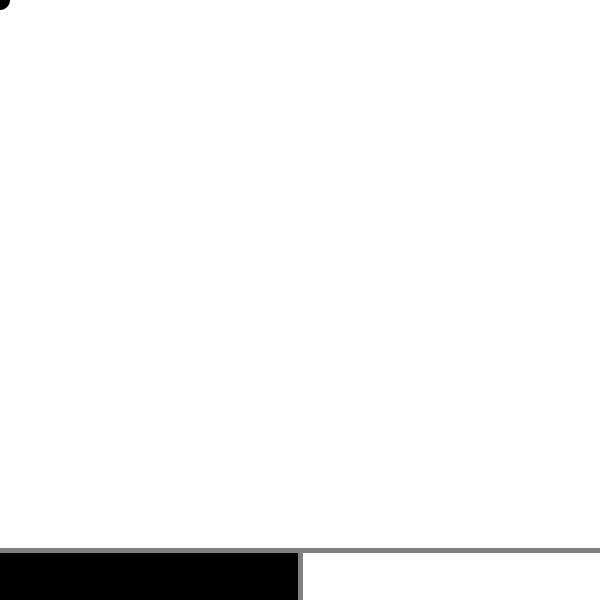
Frame 1 (no input)
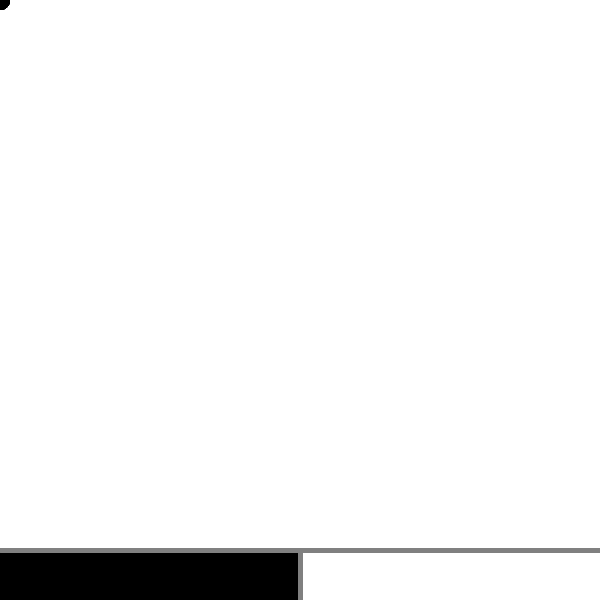
Frame 60 (the mouse pressed at the canvas centre just before this capture)
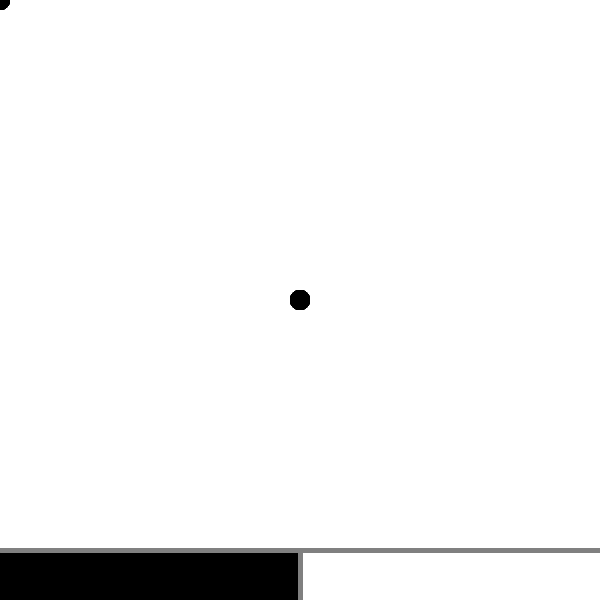
Frame 120 (the mouse held since frame 60 and released just before this capture)

The Processing sketch that drew these frames (run headless with seeded random() and noise(); from frame 60 on, the mouse is pressed at the canvas centre):

// Processing sketch: processing_138413
// ── processing_138413.pde

boolean eraser = false;
int toolBarTop = 550;

void setup() {
 size(600, 600); 
 noStroke();
 ellipseMode(CENTER);
 background(255);
 frameRate(50);
}

void draw(){
  drawButtons();
  drawLine();
}

void mouseClicked(){
 if(mouseY > toolBarTop){ //see if the mouse is below the toolbar line
  if(mouseX < width/2){ // check to see if mouse is over the black button 
   eraser = false; // this means that the pencil tool is selected
  } 
  else if(mouseX > width/2){ //check to see if the mouse is over the white button
    eraser = true; //this means that the eraser tool is selected
  }
  else{}
 }
 else {
 }
}

void drawLine(){
  if(mouseY < toolBarTop){ //checks to see if the mouse is above the toolbar to avoid drawing in the toolbar
 if(eraser){
   fill(255); //set the fill to white (i.e. the eraser color)
 } 
 else {
  fill(0);  // set the fill to black (i.e. the pencil color)
 }
   noStroke();
  ellipse(mouseX, mouseY, 20, 20); 
}
}

void drawButtons(){

 fill(0);
 rect(0, toolBarTop, width/2, 50); //draw black button, the pencil tool
 fill(255);
 rect(width/2, toolBarTop, width/2, 50); //draw white button, the eraser tool
  stroke(128); 
 strokeWeight(5);
 line(0, toolBarTop, width, toolBarTop); // draw a line indicating where the toolbar starts
 line(width/2, toolBarTop, width/2, height); //draw a  line separating the two buttons
 noStroke();
}
